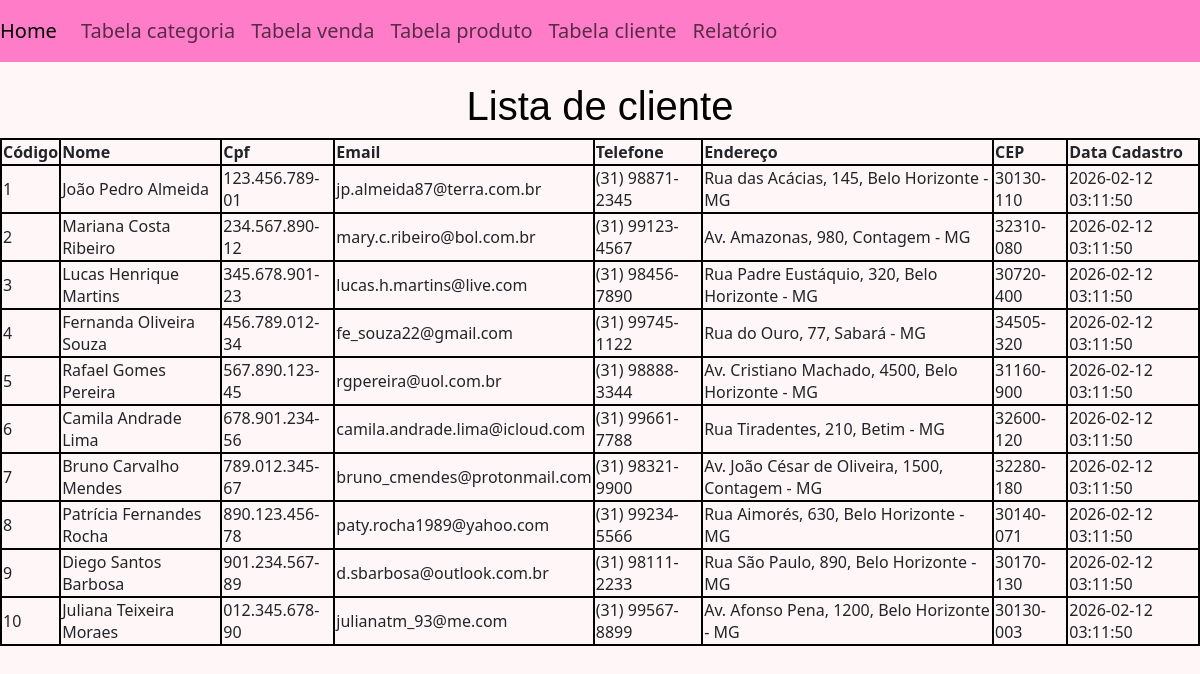
/tabelacliente.php, run on the app's committed database.
### tables this page shows
CREATE TABLE `cliente` (
  `id` int(11) NOT NULL,
  `nome` varchar(100) NOT NULL,
  `cpf` varchar(14) NOT NULL,
  `email` varchar(100) NOT NULL,
  `telefone` varchar(20) NOT NULL,
  `endereco` text NOT NULL,
  `cep` varchar(20) NOT NULL,
  `ativo` tinyint(1) NOT NULL DEFAULT 1,
  `data_cadastro` timestamp NOT NULL DEFAULT current_timestamp()
);

### tabelacliente.php (the view, shortened to what this page needs)
<?php
$mysql = new mysqli(
    "localhost",
    "root",
    "",
    "loja_web3",
    3306
);
$rs = $mysql -> query("SELECT * FROM cliente");
?>
<html>
    <head>
        <link href="https://cdn.jsdelivr.net/npm/bootstrap@5.3.2/dist/css/bootstrap.min.css" rel="stylesheet">
        <link rel="stylesheet" href="estilo.css">
    </head>
    <body>
        <nav class="navbar navbar-expand-lg navbar-light bg-pink">
        <a class="navbar-brand" href="index.php">Home</a>
        <div class="collapse navbar-collapse" id="navbarNavAltMarkup">
            <div class="navbar-nav">
            <a class="nav-item nav-link" href="tabelacategoria.php">Tabela categoria</a>
            <a class="nav-item nav-link" href="tabelavenda.php">Tabela venda</a>
            <a class="nav-item nav-link" href="tabelaproduto.php">Tabela produto</a>
            <a class="nav-item nav-link" href="tabelacliente.php">Tabela cliente</a>
            <a class="nav-item nav-link" href="relatorio.php">Relatório</a>
            </div>
        </div>
        </nav>
        <h1>Lista de cliente</h1>
        <table border=1>
            <tr>
                <th>Código</th>
                <th>Nome</th>
                <th>Cpf</th>
                <th>Email</th>
                <th>Telefone</th>
                <th>Endereço</th>
                <th>CEP</th>
                <th>Data Cadastro</th>
            </tr>
            <?php foreach($rs as $ln): ?>
                <tr>
                    <td><?=$ln["id"]?></td>
                    <td><?=$ln["nome"]?></td>
                    <td><?=$ln["cpf"]?></td>
                    <td><?=$ln["email"]?></td>
                    <td><?=$ln["telefone"]?></td>
                    <td><?=$ln["endereco"]?></td>
                    <td><?=$ln["cep"]?></td>
                    <td><?=$ln["data_cadastro"]?></td>
            </tr>
            <?php endforeach ?>
        </table>
    </body>
</html>

### estilo.css (style rules this page uses)
body { background-color: rgb(255, 246, 247); }
h1, h2, h3 { margin-top: 20px; text-align: center; color: rgb(0, 0, 0); font-family:'Lucida Sans', 'Lucida Sans Regular', 'Lucida Grande', 'Lucida Sans Unicode', Geneva, Verdana, sans-serif; }
table { border: 2px solid black; width: 100%; }
th, td { border: 2px solid black; }
.navbar { background-color: rgb(255, 124, 200); font-size: 20px; width: 100%; }

### data on the page
cliente: id "1", nome "João Pedro Almeida", cpf "123.456.789-01", email "jp.almeida87@terra.com.br", telefone "(31) 98871-2345", endereco "Rua das Acácias, 145, Belo Horizonte - MG", cep "30130-110", data_cadastro "2026-02-12 03:11:50"
cliente: id "2", nome "Mariana Costa Ribeiro", cpf "234.567.890-12", email "mary.c.ribeiro@bol.com.br", telefone "(31) 99123-4567", endereco "Av. Amazonas, 980, Contagem - MG", cep "32310-080", data_cadastro "2026-02-12 03:11:50"
cliente: id "3", nome "Lucas Henrique Martins", cpf "345.678.901-23", email "lucas.h.martins@live.com", telefone "(31) 98456-7890", endereco "Rua Padre Eustáquio, 320, Belo Horizonte - MG", cep "30720-400", data_cadastro "2026-02-12 03:11:50"
cliente: id "4", nome "Fernanda Oliveira Souza", cpf "456.789.012-34", email "fe_souza22@gmail.com", telefone "(31) 99745-1122", endereco "Rua do Ouro, 77, Sabará - MG", cep "34505-320", data_cadastro "2026-02-12 03:11:50"
cliente: id "5", nome "Rafael Gomes Pereira", cpf "567.890.123-45", email "rgpereira@uol.com.br", telefone "(31) 98888-3344", endereco "Av. Cristiano Machado, 4500, Belo Horizonte - MG", cep "31160-900", data_cadastro "2026-02-12 03:11:50"
cliente: id "6", nome "Camila Andrade Lima", cpf "678.901.234-56", email "camila.andrade.lima@icloud.com", telefone "(31) 99661-7788", endereco "Rua Tiradentes, 210, Betim - MG", cep "32600-120", data_cadastro "2026-02-12 03:11:50"
cliente: id "7", nome "Bruno Carvalho Mendes", cpf "789.012.345-67", email "bruno_cmendes@protonmail.com", telefone "(31) 98321-9900", endereco "Av. João César de Oliveira, 1500, Contagem - MG", cep "32280-180", data_cadastro "2026-02-12 03:11:50"
cliente: id "8", nome "Patrícia Fernandes Rocha", cpf "890.123.456-78", email "paty.rocha1989@yahoo.com", telefone "(31) 99234-5566", endereco "Rua Aimorés, 630, Belo Horizonte - MG", cep "30140-071", data_cadastro "2026-02-12 03:11:50"
cliente: id "9", nome "Diego Santos Barbosa", cpf "901.234.567-89", email "d.sbarbosa@outlook.com.br", telefone "(31) 98111-2233", endereco "Rua São Paulo, 890, Belo Horizonte - MG", cep "30170-130", data_cadastro "2026-02-12 03:11:50"
cliente: id "10", nome "Juliana Teixeira Moraes", cpf "012.345.678-90", email "julianatm_93@me.com", telefone "(31) 99567-8899", endereco "Av. Afonso Pena, 1200, Belo Horizonte - MG", cep "30130-003", data_cadastro "2026-02-12 03:11:50"
